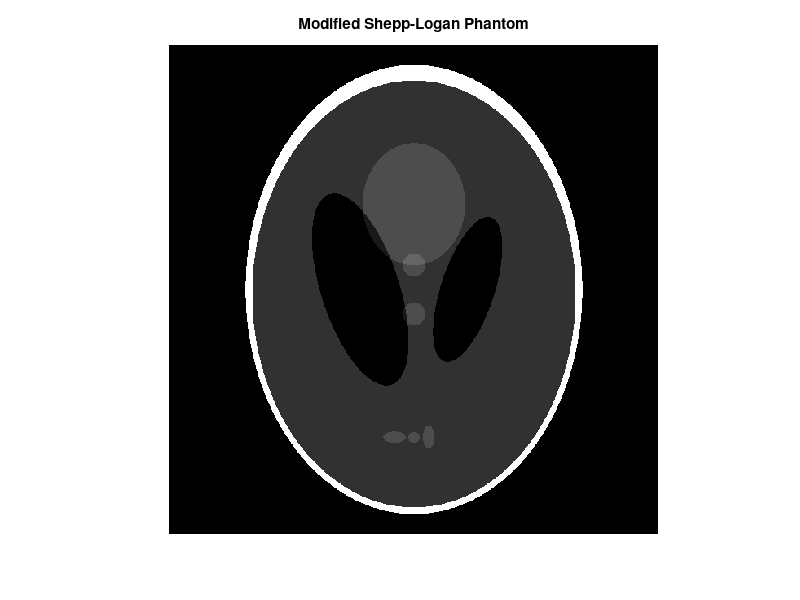

Write MATLAB code to recreate this figure. (Note: this script raises an error after producing the figure.)
% CT_data_acquisition_full.m
% CT Reconstruction using Filtered Backprojection
% Marquette University & MCW
% Bing Xia.

clear; close all; clc;

%% (a) Create 600x600 Modified Shepp-Logan Phantom
im_size = 600;
im = phantom('Modified Shepp-Logan', im_size);

figure;
imshow(im, []);
title('Modified Shepp-Logan Phantom');
drawnow;

%% (b) Create fan-beam projections (arc geometry)

% Distance from source to center of rotation
D = 1.5 * hypot(im_size, im_size) / 2;

ct_view = fanbeam(im, D, ...
    'FanSensorGeometry','arc', ...
    'FanSensorSpacing', 0.1, ...
    'FanRotationIncrement', 0.4);

% Display Views vs Channels (Sinogram)
view_vs_chan = flipud(ct_view');  

figure;
imshow(view_vs_chan, []);
title('Views vs Channels (Fan-beam Sinogram)');
drawnow;

%% (c) Reconstruct using Filtered Backprojection (ifanbeam)

recon_im = ifanbeam(ct_view, D, ...
    'FanSensorGeometry','arc', ...
    'FanSensorSpacing', 0.1, ...
    'FanRotationIncrement', 0.4, ...
    'OutputSize', im_size);

figure;
imshow(recon_im, []);
title('Reconstructed Image using Filtered Backprojection');
drawnow;

%% End of Script
